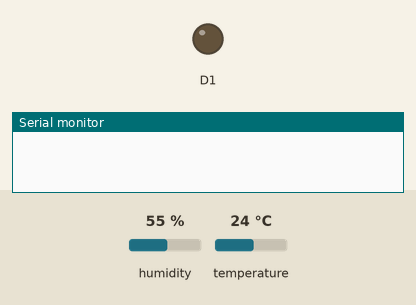
The sketch below on a simulated ESP8266 (NodeMCU). On the bench: output pins drawn as LEDs (lit = HIGH), the last lines printed to the serial monitor. The inputs (shaded band) are chosen by the test bench; at power-on: humidity 55 %, temperature 24 °C. WiFi joins after 1.5 s; servers stay silent unless stated.

Above: at 0.1 s.
At 2.1 s:
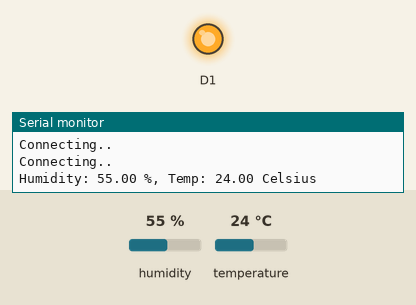
Timing chart, 0 to 3.6 s (numbered marks = the images above):
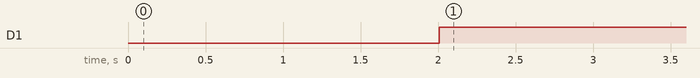

Measured:
- by itself, D1: LOW → HIGH at 2.0 s

The sketch:

dht_thingspeak_tempsensor.ino
```cpp
#include <WiFiClient.h>
#include <WiFiServer.h>
#include <WiFiUdp.h>

#include <ThingSpeak.h>
#include "ESP8266WiFi.h"
#include <DHT.h>
#include <math.h>

#define DHTPIN D2
#define DHTTYPE DHT22
DHT dht(DHTPIN, DHTTYPE);
WiFiClient client;

float chk;
float hum;
float temp;

const char* ssid = "";
const char* pass = "";
const int cID = 342038;
const char* writeAPIKey = "BEXG20AHHNVR8C1Q";
const char* server = "api.thingspeak.com";
const int postingInterval = 5 * 1000;

int wifiTimeout = 1000 * 30;
int bungEvents = 0;

// This code runs once upon startup.
void setup() {
  pinMode(D1, OUTPUT);
  digitalWrite(D1, LOW);
  Serial.begin(9600);
  dht.begin();
  WiFi.begin(ssid, pass);

  // pause the code execution till we have a wifi connection
  // However if we exceed the timeout, then send the reset signal
  // anyway
  while (WiFi.status() != WL_CONNECTED) {
    delay(500);
    Serial.println("Connecting..");
    if (millis() > wifiTimeout){
      digitalWrite(D1, HIGH);
      }
    }
  ThingSpeak.begin(client);
  // put your setup code here, to run once:

}

//This code loops continually. However because we are sending
//a signal that powers down this controller, it'll only run once.
void loop() {
  // Read in our data
  hum = dht.readHumidity();
  temp = dht.readTemperature();

  // If we don't get any information then wait for a bit
  // However if we have more then 5 failed attempts at
  // information gathering, then reset and try later
  if (isnan(hum) || isnan(temp)) {
    bungEvents++;
    if (bungEvents > 4) {
      digitalWrite(D1, HIGH);
    } else {
      delay(500);
      bungEvents = 0;
    }
  }

  // We have data, good to go
  else {
    //Serial output
    Serial.print("Humidity: ");
    Serial.print(hum);
    Serial.print(" %, Temp: ");
    Serial.print(temp);
    Serial.println(" Celsius");

    // Thingspeak output
    // Check we can connect connect first
    if (client.connect(server, 80)) {
      ThingSpeak.setField(1, temp);
      ThingSpeak.setField(2, hum);
      ThingSpeak.writeFields(cID, writeAPIKey);
    }
    else {
      Serial.println("Could not connect to ThingSpeak!");
    }

    // Finished. Send the reset signal
    digitalWrite(D1, HIGH);

    // This will delay the posting to thingspeak if we are connected
    // via usb. However if not, then before this is finished the
    // controller will have powered down
    delay(5000);

  }
}
```
